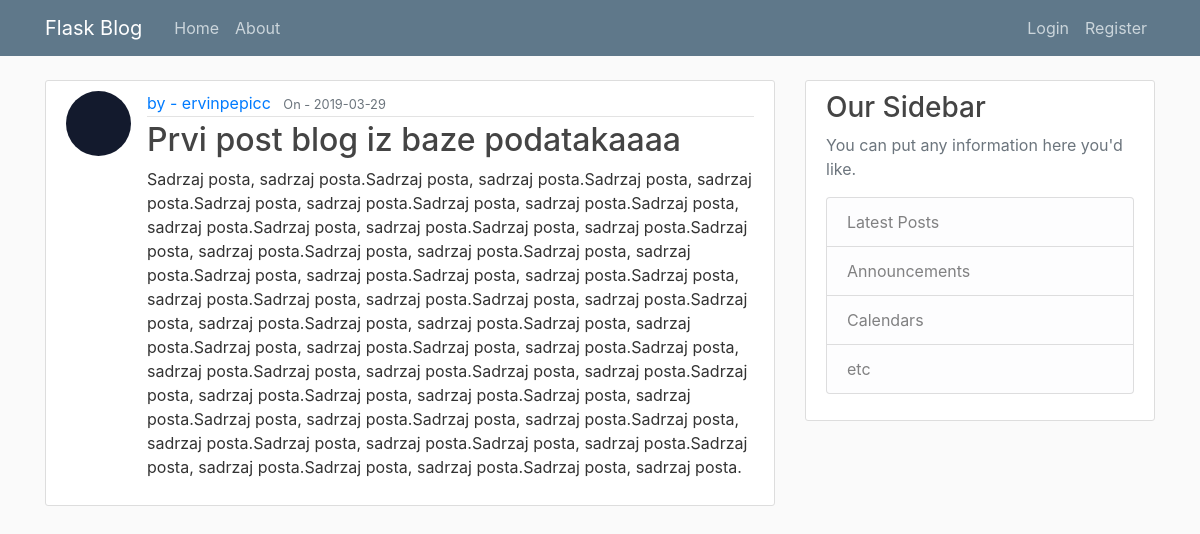
/post/1, run on the app's committed database.
### flaskblog/models.py (models this page shows, shortened)
class User(db.Model, UserMixin):
	id 			= db.Column(db.Integer, primary_key=True)
	username	= db.Column(db.String(20), unique=True, nullable=False)
	email 		= db.Column(db.String(34), unique=True, nullable=False)
	image_file	= db.Column(db.String(20), nullable=False, default='default.jpg')
	password 	= db.Column(db.String(60), nullable=False)
	posts		= db.relationship('Post', backref='author', lazy=True)

class Post(db.Model):
	id 			= db.Column(db.Integer, primary_key=True)
	title 		= db.Column(db.String(120), nullable=False)
	date_posted	= db.Column(db.DateTime, nullable=False, default=datetime.utcnow)
	content 	= db.Column(db.Text, nullable=False)
	user_id		= db.Column(db.Integer, db.ForeignKey('user.id'), nullable=False)

### flaskblog/routes.py (the view)
@app.route("/post/<int:post_id>")
def post(post_id):
	post = Post.query.get_or_404(post_id)
	return render_template('post.html', title=post.title, post=post)

### flaskblog/templates/post.html (shortened to what this page needs)
{% extends "layout.html" %}
{% block content %}
		<article class="media content-section">
			<img class="rounded-circle article-img" src="{{ url_for('static', filename='profile_pics/' + post.author.image_file) }}" alt="Post picture" >
			<div class="media-body">
				<div class="article-metadata">
					<a class="mr-2" href="{{ url_for('user_posts', username=post.author.username) }}">by -  {{ post.author.username }}</a>
					<small class="text-muted">On - {{ post.date_posted.strftime('%Y-%m-%d') }}</small>
				</div>
				<h2 class="article-title">{{ post.title }}</h2>
				<p class="article-content">{{ post.content }}</p>
			</div>
		</article>
{% endblock content %}

### flaskblog/static/main.css (style rules this page uses)
body { background: #fafafa; color: #333333; margin-top: 5rem; }
h1, h2, h3, h4, h5, h6 { color: #444444; }
.content-section { background: #ffffff; padding: 10px 20px; border: 1px solid #dddddd; border-radius: 3px; margin-bottom: 20px; }
.article-title { color: #444444; }
.article-content { white-space: pre-line; }
.article-img { height: 65px; width: 65px; margin-right: 16px; }
.article-metadata { padding-bottom: 1px; margin-bottom: 4px; border-bottom: 1px solid #e3e3e3 }

### data on the page
User: image_file (picture), author.username "ervinpepicc"
Post: date_posted "2019-03-29", title "Prvi post blog iz baze podatakaaaa", content "Sadrzaj posta, sadrzaj posta.Sadrzaj posta, sadrzaj posta.Sadrzaj posta, sadrzaj posta.Sadrzaj posta, sadrzaj posta.Sadrzaj posta, sadrzaj posta.Sadrzaj posta, sadrzaj posta.Sadrzaj posta, sadrzaj posta.Sadrzaj posta, sadrzaj posta.Sadrzaj posta, sadrzaj posta.Sadrzaj posta, sadrzaj posta.Sadrzaj posta, sadrzaj posta.Sadrzaj posta, sadrzaj posta.Sadrzaj posta, sadrzaj posta.Sadrzaj posta, sadrzaj posta.Sadrzaj posta, sadrzaj posta.Sadrzaj posta, sadrzaj posta.Sadrzaj posta, sadrzaj posta.Sadrzaj posta, sadrzaj posta.Sadrzaj posta, sadrzaj posta.Sadrzaj posta, sadrzaj posta.Sadrzaj posta, sadrzaj posta.Sadrzaj posta, sadrzaj posta.Sadrzaj posta, sadrzaj posta.Sadrzaj posta, sadrzaj…"
